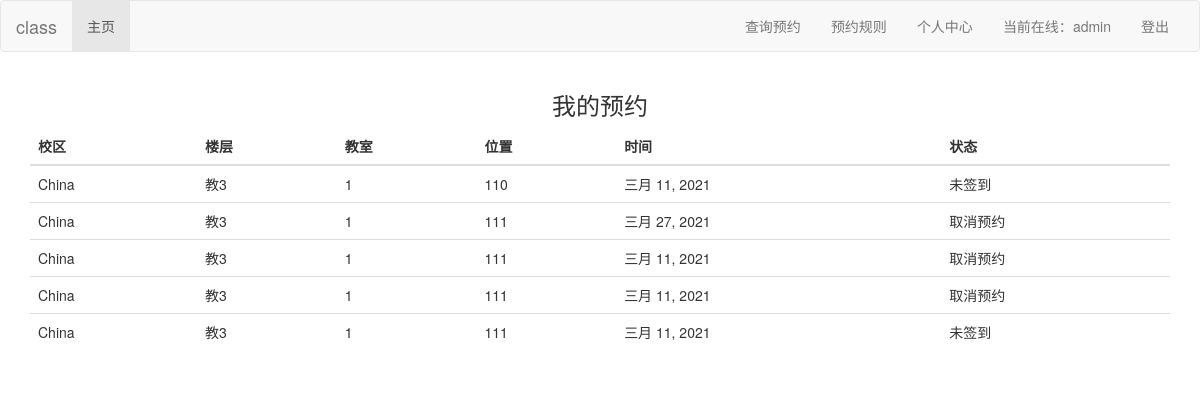
/order/ (signed in), run on the app's committed database.
### login/models.py (models this page shows, shortened)
class AppointmentRecord(models.Model):
    seat = models.ForeignKey('Seat',on_delete=models.CASCADE)
    appoint_date=models.DateField(default=datetime.datetime.now())
    user_id=models.ForeignKey("User",on_delete=models.CASCADE)
    appoint_date_hour=models.DateTimeField(default=datetime.datetime.now())
    appoint_type=models.IntegerField(default=0)#0预测成功，1签到，2签离，3未签到，4未签离，5取消预约
    status=models.IntegerField(default=0)

class Seat(models.Model):
    classRoom = models.ForeignKey('ClassRoom',on_delete=models.CASCADE)
    name=models.CharField(max_length=264)
    status=models.IntegerField(default=0)

class ClassRoom(models.Model):
    name=models.CharField(max_length=264)
    foor = models.ForeignKey('Foor',on_delete=models.CASCADE)

class Foor(models.Model):
    teachingbuilding = models.ForeignKey('Teachingbuilding',on_delete=models.CASCADE)
    campus = models.ForeignKey('Campus',on_delete=models.CASCADE)
    name=models.CharField(max_length=264)

class Campus(models.Model):
    name=models.CharField(max_length=264)

### login/views.py (the view)
# urls.py: url(r'^order/', views.order),
def order(request):
    user_id = request.session.get('user_id', None)
    appointmentList = models.AppointmentRecord.objects.filter(user_id_id=user_id)
    return render(request, 'order.html', locals())

### templates/order.html (shortened to what this page needs)
{% extends 'base.html' %}
{% block content %}
    <div class="container">
        <div class="row clearfix">
            <div class="col-md-12 column">
                <div class="row clearfix">
                    <div class="col-md-12 column">
                        <h3 class="text-center">
                            我的预约
                        </h3>
                    </div>
                </div>
                <div class="row clearfix">
                    <div class="col-md-12 column">
                        <table class="table">
                            <thead>
                            <tr>
                                <th>
                                    校区
                                </th>
                                <th>
                                    楼层
                                </th>
                                <th>
                                    教室
                                </th>
                                <th>
                                    位置
                                </th>
                                <th>
                                    时间
                                </th>
                                <th>
                                    状态
                                </th>
                            </tr>
                            </thead>
                            <tbody>
                            {% for foo in appointmentList %}
                                <tr>
                                    <td>
                                        {{ foo.seat.classRoom.foor.campus.name }}
                                    </td>
                                    <td>
                                        {{ foo.seat.classRoom.foor.name }}
                                    </td>
                                    <td>
                                        {{ foo.seat.classRoom.name }}
                                    </td>
                                    <td>
                                        {{ foo.seat.name }}
                                    </td>
                                    <td>
                                        {{ foo.appoint_date }}
                                    </td>
                                    <td>
                                        {% ifequal foo.status 0 %}
                                            预约成功
                                        {% else %}
                                            {% ifequal foo.status 1 %}
                                                占位中
                                            {% else %}
                                                {% ifequal foo.status 2 %}
                                                    离开
                                                {% else %}
                                                    {% ifequal foo.status 3 %}
                                                        未签到
                                                    {% else %}
                                                              {% ifequal foo.status 4 %}
                                                        未签离
                                                    {% else %}
                                                                          {% ifequal foo.status 5 %}
                                                        取消预约
                                                    {% endifequal %}
                                                    {% endifequal %}
                                                    {% endifequal %}
                                                {% endifequal %}
                                            {% endifequal %}
                                        {% endifequal %}
                                    </td>
                                </tr>
                            {% endfor %}
                            </tbody>
                        </table>
                    </div>
                </div>
            </div>
        </div>
    </div>
{% endblock %}

### templates/base.html (shortened to what this page needs)
{% load static %}
<!DOCTYPE html>
<html lang="zh-CN">
  <head>
    <link href="{% static 'bootstrap-3.3.7-dist/css/bootstrap.min.css' %}" rel="stylesheet">
  </head>
  <body>
    <nav class="navbar navbar-default">
      <div class="container-fluid">
        <div class="navbar-header">
          <a class="navbar-brand" href="#">class</a>
        </div>
        <div class="collapse navbar-collapse" id="my-nav">
          <ul class="nav navbar-nav">
            <li class="active"><a href="/index/">主页</a></li>
          </ul>
          <ul class="nav navbar-nav navbar-right">
              {% if request.session.is_login %}
                  <li><a href="/inquire/">查询预约</a> </li>
                  <li><a href="/rule/">预约规则</a> </li>
                  <li><a href="/center/">个人中心</a> </li>
                  <li><a href="#">当前在线：{{ request.session.user_name }}</a></li>
                  <li><a href="/logout/">登出</a></li>
              {% else %}
                  <li><a href="/login">登录</a></li>
                  <li><a href="/register/">注册</a></li>
              {% endif %}
          </ul>
        </div>
      </div>
    </nav>
    {% block content %}{% endblock %}
  </body>
</html>

### data on the page
AppointmentRecord: seat.classRoom.foor.campus.name "China", seat.classRoom.foor.name "教3", seat.classRoom.name "1", seat.name "110", appoint_date "三月 11, 2021"
AppointmentRecord: seat.classRoom.foor.campus.name "China", seat.classRoom.foor.name "教3", seat.classRoom.name "1", seat.name "111", appoint_date "三月 27, 2021"
AppointmentRecord: seat.classRoom.foor.campus.name "China", seat.classRoom.foor.name "教3", seat.classRoom.name "1", seat.name "111", appoint_date "三月 11, 2021"
AppointmentRecord: seat.classRoom.foor.campus.name "China", seat.classRoom.foor.name "教3", seat.classRoom.name "1", seat.name "111", appoint_date "三月 11, 2021"
AppointmentRecord: seat.classRoom.foor.campus.name "China", seat.classRoom.foor.name "教3", seat.classRoom.name "1", seat.name "111", appoint_date "三月 11, 2021"

### other printed values
{{ request.session.user_name }} "admin"
